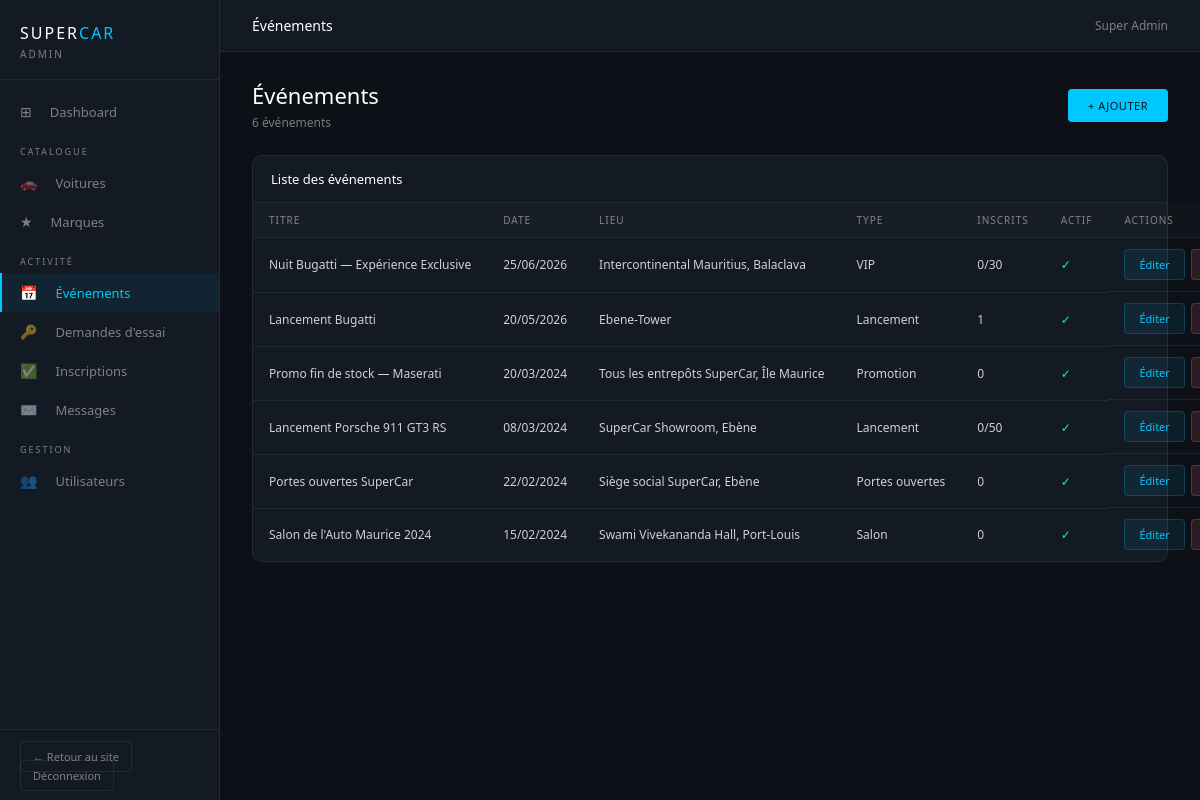
The page /code/admin/evenements.php (signed in) on the database its author committed.
### tables this page shows
CREATE TABLE IF NOT EXISTS `evenements` (
  `id` int(11) NOT NULL AUTO_INCREMENT,
  `titre` varchar(200) NOT NULL,
  `description` text,
  `lieu` varchar(200) DEFAULT NULL,
  `date_event` date NOT NULL,
  `heure_debut` time DEFAULT NULL,
  `heure_fin` time DEFAULT NULL,
  `type_event` enum('Salon','Lancement','Portes ouvertes','Promotion','VIP') DEFAULT 'Salon',
  `inscription_requise` tinyint(1) DEFAULT '0',
  `places_max` int(11) DEFAULT NULL,
  `image_path` varchar(255) DEFAULT NULL,
  `actif` tinyint(1) DEFAULT '1',
  `created_at` datetime DEFAULT CURRENT_TIMESTAMP,
  PRIMARY KEY (`id`)
);

### code/admin/evenements.php (the view, shortened to what this page needs)
<?php
$pdo = getPDO();
$evenements = $pdo->query("SELECT e.*, (SELECT COUNT(*) FROM inscriptions_evenements i WHERE i.evenement_id=e.id) AS nb_inscrits FROM evenements e ORDER BY e.date_event DESC")->fetchAll();
require_once __DIR__ . '/includes/admin_header.php';
?>
<div class="admin-content">
<div class="admin-page-title" style="display:flex;justify-content:space-between;align-items:center">
    <div><h1>Événements</h1><p><?= count($evenements) ?> événements</p></div>
    <a href="evenements.php?ajouter=1" class="btn-admin-primary">+ Ajouter</a>
</div>
<div class="admin-table-card">
    <div class="atc-head"><h2>Liste des événements</h2></div>
    <table class="admin-table">
        <thead><tr><th>Titre</th><th>Date</th><th>Lieu</th><th>Type</th><th>Inscrits</th><th>Actif</th><th>Actions</th></tr></thead>
        <tbody>
        <?php foreach ($evenements as $ev): ?>
        <tr>
            <td><?= htmlspecialchars($ev['titre']) ?></td>
            <td><?= date('d/m/Y',strtotime($ev['date_event'])) ?></td>
            <td><?= htmlspecialchars($ev['lieu']) ?></td>
            <td><?= htmlspecialchars($ev['type_event']) ?></td>
            <td><?= $ev['nb_inscrits'] ?><?= $ev['places_max'] ? '/'.$ev['places_max'] : '' ?></td>
            <td><?= $ev['actif'] ? '<span style="color:var(--ac3)">✓</span>' : '<span style="color:#f87171">✗</span>' ?></td>
            <td style="display:flex;gap:6px">
                <a href="evenements.php?editer=<?= $ev['id'] ?>" class="btn-admin-edit">Éditer</a>
                <a href="evenements.php?supprimer=<?= $ev['id'] ?>" class="btn-admin-danger" onclick="return confirm('Désactiver ?')">Désactiver</a>
            </td>
        </tr>
        <?php endforeach; ?>
        </tbody>
    </table>
</div>
</div>
<?php require_once __DIR__ . '/includes/admin_footer.php'; ?>

### code/admin/assets/admin.css (style rules this page uses)
:root { --ac1: #00c8ff; --ac2: #7c3aed; --ac3: #06ffa5; --bg: #0d1117; --bg2: #131a24; --bg3: #1a2235; --border: rgba(255,255,255,0.07); --text: rgba(255,255,255,0.9); --muted: rgba(255,255,255,0.45); --sidebar-w: 220px; --topbar-h: 52px; }
*, *::before, *::after { box-sizing: border-box; margin: 0; padding: 0; }
body.admin-body { font-family: 'Segoe UI', system-ui, sans-serif; background: var(--bg); color: var(--text); font-size: 14px; display: flex; min-height: 100vh; }
a { text-decoration: none; color: inherit; }
.admin-content { padding: 28px 32px; flex: 1; }
.admin-page-title { margin-bottom: 24px; }
.admin-page-title h1 { font-size: 22px; font-weight: 500; color: #fff; margin-bottom: 4px; }
.admin-page-title p { font-size: 12px; color: var(--muted); }
.admin-table-card { background: var(--bg2); border: 1px solid var(--border); border-radius: 10px; overflow: hidden; }
.atc-head { padding: 14px 18px; display: flex; justify-content: space-between; align-items: center; border-bottom: 1px solid var(--border); }
.atc-head h2 { font-size: 13px; font-weight: 500; color: #fff; }
.admin-table { width: 100%; border-collapse: collapse; font-size: 12px; }
.admin-table thead th { padding: 10px 16px; text-align: left; font-size: 10px; font-weight: 500; color: var(--muted); letter-spacing: 1px; text-transform: uppercase; background: rgba(255,255,255,0.02); border-bottom: 1px solid var(--border); }
.admin-table tbody td { padding: 11px 16px; border-bottom: 1px solid var(--border); color: rgba(255,255,255,0.8); vertical-align: middle; }
.admin-table tbody tr:last-child td { border-bottom: none; }
.btn-admin-primary { display: inline-block; background: var(--ac1); color: #0d1117; font-size: 11px; font-weight: 500; padding: 9px 20px; border-radius: 4px; border: none; cursor: pointer; letter-spacing: .5px; text-transform: uppercase; transition: opacity 0.2s; }
.btn-admin-danger { display: inline-block; background: rgba(248,113,113,0.12); color: #f87171; font-size: 11px; padding: 7px 14px; border-radius: 4px; border: 1px solid rgba(248,113,113,0.25); cursor: pointer; transition: background 0.2s; }
.btn-admin-edit { display: inline-block; background: rgba(0,200,255,0.08); color: var(--ac1); font-size: 11px; padding: 7px 14px; border-radius: 4px; border: 1px solid rgba(0,200,255,0.2); cursor: pointer; transition: background 0.2s; }
.admin-content { box-sizing: border-box; }
html, body { height: 100%; }
.admin-content { padding-bottom: 48px; box-sizing: border-box; }
.admin-panel, .admin-table-card, .admin-form-card { overflow: visible; }
.admin-table th, .admin-table td { white-space: nowrap; overflow: hidden; text-overflow: ellipsis; }

### rows shown on the page
evenements: titre "Nuit Bugatti — Expérience Exclusive", date_event "25/06/2026", lieu "Intercontinental Mauritius, Balaclava", type_event "VIP", nb_inscrits "0", places_max "30"
evenements: titre "Lancement Bugatti", date_event "20/05/2026", lieu "Ebene-Tower", type_event "Lancement", nb_inscrits "1"
evenements: titre "Promo fin de stock — Maserati", date_event "20/03/2024", lieu "Tous les entrepôts SuperCar, Île Maurice", type_event "Promotion", nb_inscrits "0"
evenements: titre "Lancement Porsche 911 GT3 RS", date_event "08/03/2024", lieu "SuperCar Showroom, Ebène", type_event "Lancement", nb_inscrits "0", places_max "50"
evenements: titre "Portes ouvertes SuperCar", date_event "22/02/2024", lieu "Siège social SuperCar, Ebène", type_event "Portes ouvertes", nb_inscrits "0"
evenements: titre "Salon de l'Auto Maurice 2024", date_event "15/02/2024", lieu "Swami Vivekananda Hall, Port-Louis", type_event "Salon", nb_inscrits "0"

### other values the page prints
$titrePage "Événements"
prenomConnecte() . ' ' . ($_SESSION['nom'] ?? '') "Super Admin"
count($evenements) "6"
